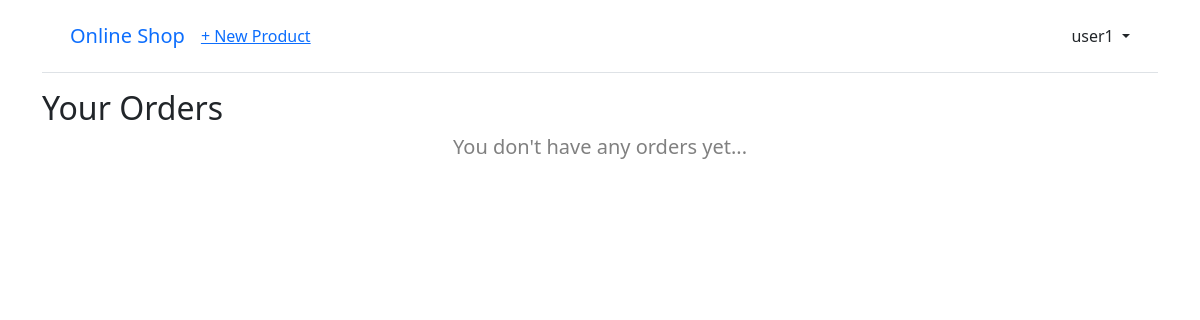
/orders/ (signed in), run on an earlier commit of the app's database.
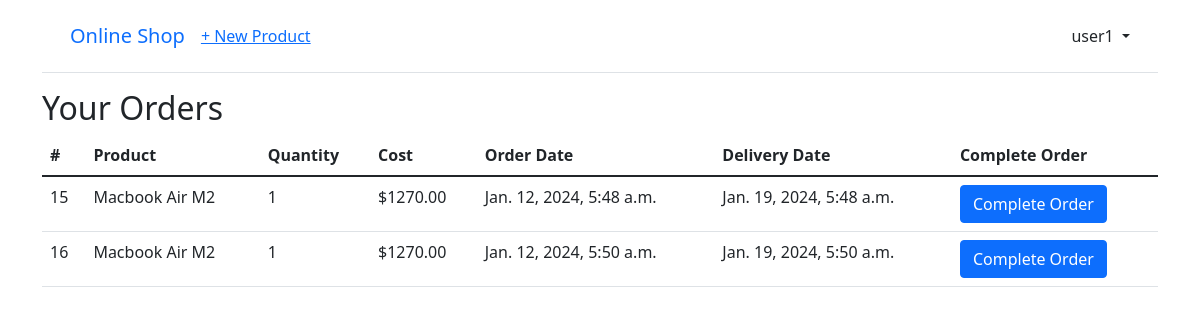
And on a later commit of the database.
### accounts/models.py (models this page shows)
class CustomUser(AbstractUser):
    pass

### products/models.py (models this page shows, shortened)
class Order(models.Model):
    product = models.ForeignKey(Product, on_delete=models.CASCADE, related_name="orders")
    cost = models.DecimalField(max_digits = 12, decimal_places = 2)
    quantity = models.IntegerField()
    customer = models.ForeignKey(CustomUser, on_delete=models.CASCADE, related_name="orders")
    address = models.ForeignKey(Address, on_delete=models.SET_NULL, null=True, blank=True)
    phone = models.CharField(max_length=10)
    ordered_date = models.DateTimeField(default=datetime.datetime.today)
    delivery_date = models.DateTimeField(null = True, blank=True)
    is_active = models.BooleanField(default=True)
    is_delivered = models.BooleanField(default=False)

class Product(models.Model):
    user = models.ForeignKey(CustomUser, on_delete=models.CASCADE, related_name="products")
    name = models.CharField(max_length=70)
    description = models.CharField(max_length = 200)
    cost = models.DecimalField(max_digits = 10, decimal_places = 2)
    category = models.ForeignKey('Category', on_delete=models.CASCADE)
    paid = models.BooleanField(default=False)
    is_available = models.BooleanField(default=True)

### products/views.py (the view)
# urls.py: path('orders/', views.orders, name='orders'),
def orders(request):
    orders = Order.objects.filter(customer=request.user, is_active=True)
    context = {'orders':orders}
    return render(request, 'orders/orders.html', context)

### templates/orders/orders.html
{% extends 'base.html' %}
{% block content %}
  <h2>Your Orders</h2>
  {% if orders %}
    <table class="table">
      <thead>
        <tr>
          <th>#</th>
          <th>Product</th>
          <th>Quantity</th>
          <th>Cost</th>
          <th>Order Date</th>
          <th>Delivery Date</th>
          <th>Complete Order</th>
        </tr>
      </thead>
      <tbody>
        {% for order in orders %}
          <tr>
            <td>{{ order.id }}</td>
            <td>{{ order.product.name }}</td>
            <td>{{ order.quantity }}</td>
            <td>${{ order.cost }}</td>
            <td>{{ order.ordered_date }}</td>
            <td>{{ order.delivery_date }}</td>
            <td>
              {% if not order.is_delivered %}
                <a href="{% url 'complete_order' order.id %}" class="btn btn-primary">Complete Order</a>
              {% else %}
                Order Completed
              {% endif %}
            </td>
          </tr>
        {% endfor %}
      </tbody>
    </table>
  {% else %}
    <h5 style="text-align: center; color:gray">You don't have any orders yet...</h5>
  {% endif %}
{% endblock %}

### templates/base.html (shortened to what this page needs)
<!DOCTYPE html>
<html>
    <head>
        <link href="https://cdn.jsdelivr.net/npm/bootstrap@5.1.3/dist/css/bootstrap.min.css" rel="stylesheet">
    </head>
    <body>
        <div class="container">
            <header class="p-3 mb-3 border-bottom">
                <div class="container">
                    <div class="d-flex flex-wrap align-items-center justify-content-center justify-content-lg-start">
                        <a class="navbar-brand" href="{% url 'home' %}">Online Shop</a>
                        <ul class="nav col-12 col-lg-auto me-lg-auto mb-2 justify-content-center mb-md-0">
                            {% if user.is_authenticated %}
                                <li><a href="{% url 'new_product' %}">+ New Product</a></li>
                        </ul>
                        <div class="dropdown text-end">
                            <a href="#" class="d-block link-dark text-decoration-none dropdown-toggle" id="dropdownUser1" data-bs-toggle="dropdown" aria-expanded="false">
                                {{ user.username }}
                            </a>
                        </div>
                        {% else %}
                        </ul>
                        <div class="text-end">
                            <a href="{% url 'login' %}" class="btn btn-outline-primary me-2">Log In</a>
                            <a href="{% url 'signup' %}" class="btn btn-primary">Sign Up</a>
                        </div>
                        {% endif %}
                    </div>
                </div>
            </header>
            <main>
                {% block content %}
                {% endblock content %}
            </main>
        </div>
    </body>
</html>

What changed in the data, as far as the page shows it:
added Order: id "15", product.name "Macbook Air M2", quantity "1", cost "1270.00", ordered_date "Jan. 12, 2024, 5:48 a.m.", delivery_date "Jan. 19, 2024, 5:48 a.m.", is_delivered "Complete Order"
added Order: id "16", product.name "Macbook Air M2", quantity "1", cost "1270.00", ordered_date "Jan. 12, 2024, 5:50 a.m.", delivery_date "Jan. 19, 2024, 5:50 a.m.", is_delivered "Complete Order"
Also different on the page:
text no longer shown: "You don't have any orders yet..."
text now shown: "# Product Quantity Cost Order Date Delivery Date Complete Order"
